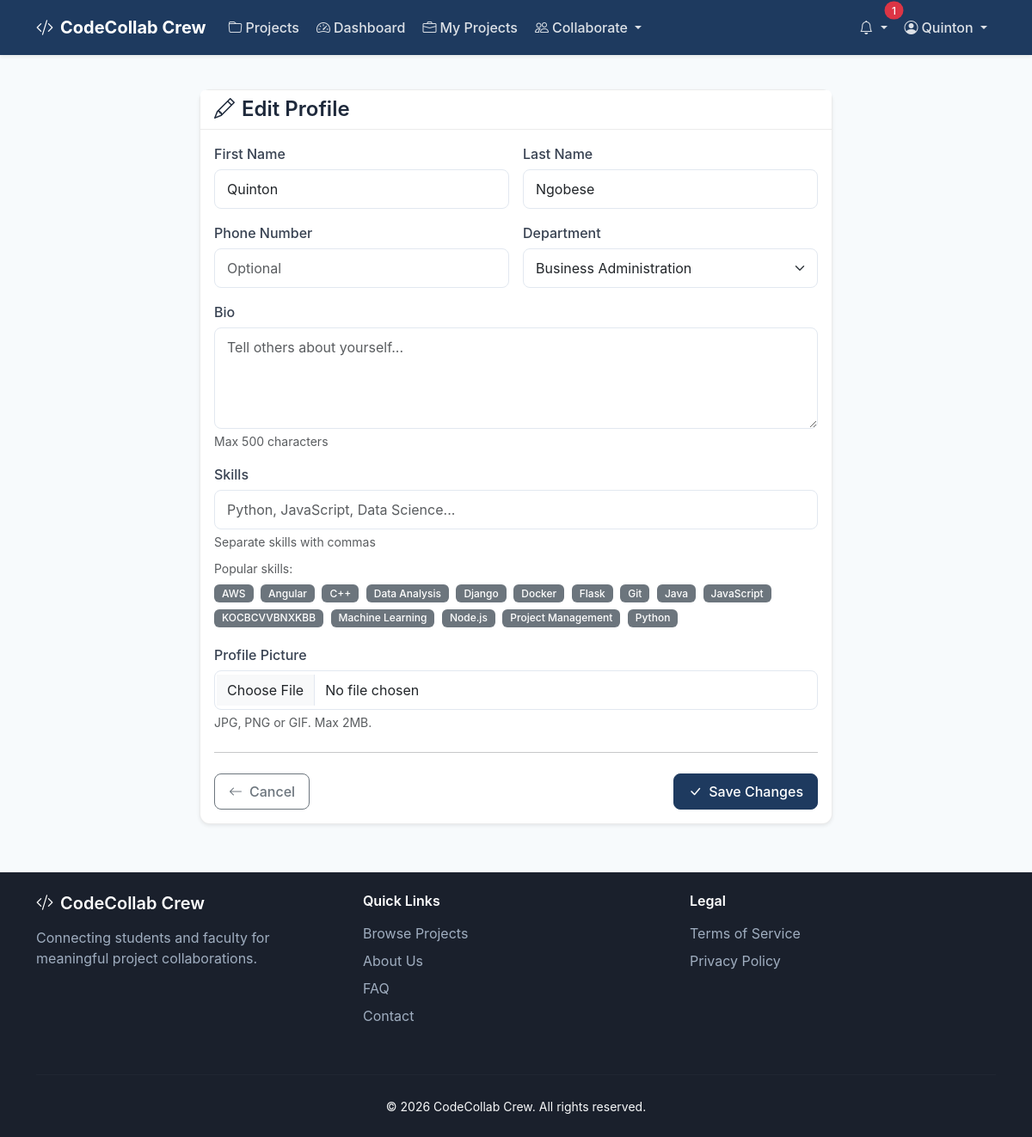
Page /dashboard/profile/edit (signed in) on the committed database.
### app/models.py (models this page shows, shortened)
class User(UserMixin, db.Model):
    __tablename__ = 'users'
    id = db.Column(db.Integer, primary_key=True)
    email = db.Column(db.String(120), unique=True, nullable=False, index=True)
    password_hash = db.Column(db.String(128), nullable=False)
    first_name = db.Column(db.String(50), nullable=False)
    last_name = db.Column(db.String(50), nullable=False)
    student_id = db.Column(db.String(20), unique=True, index=True)  # For students
    employee_id = db.Column(db.String(20), unique=True, index=True)  # For faculty
    phone = db.Column(db.String(20))
    bio = db.Column(db.Text)
    avatar = db.Column(db.Text)  # Stores base64 data URL for profile picture
    is_active = db.Column(db.Boolean, default=True)
    is_verified = db.Column(db.Boolean, default=False)
    availability_status = db.Column(db.String(20), default='available')  # available, busy, away, offline
    last_seen = db.Column(db.DateTime, default=lambda: datetime.now(timezone.utc))
    created_at = db.Column(db.DateTime, default=lambda: datetime.now(timezone.utc))
    updated_at = db.Column(db.DateTime, default=lambda: datetime.now(timezone.utc), onupdate=lambda: datetime.now(timezone.utc))
    last_login = db.Column(db.DateTime)
    department_id = db.Column(db.Integer, db.ForeignKey('departments.id'))
    roles = db.relationship('Role', secondary=user_roles, backref=db.backref('users', lazy='dynamic'))
    skills = db.relationship('Skill', secondary=user_skills, backref=db.backref('users', lazy='dynamic'))
    owned_projects = db.relationship('Project', backref='owner', lazy='dynamic', foreign_keys='Project.owner_id')
    applications = db.relationship('ProjectApplication', backref='applicant', lazy='dynamic', foreign_keys='ProjectApplication.user_id')
    memberships = db.relationship('ProjectMember', backref='user', lazy='dynamic')
    contributions = db.relationship('Contribution', backref='contributor', lazy='dynamic')
    notifications = db.relationship('Notification', backref='user', lazy='dynamic', foreign_keys='Notification.user_id')
    def has_role(self, role_name):
        return any(role.name == role_name for role in self.roles)
    @property
    def is_lecturer(self):
        return self.has_role('lecturer')
    @property
    def is_student(self):
        return self.has_role('student')
    def get_unread_notifications_count(self):
        return Notification.query.filter_by(user_id=self.id, is_read=False).count()

class Skill(db.Model):
    __tablename__ = 'skills'
    id = db.Column(db.Integer, primary_key=True)
    name = db.Column(db.String(50), unique=True, nullable=False)
    category = db.Column(db.String(50))

### app/routes/dashboard.py (the view, shortened to what this page needs)
@dashboard_bp.route('/profile/edit', methods=['GET', 'POST'])
@login_required
def edit_profile():
    form = ProfileForm(obj=current_user)
    departments = Department.query.order_by(Department.name).all()
    form.department.choices = [(0, 'Select Department')] + [(d.id, d.name) for d in departments]
    all_skills = Skill.query.order_by(Skill.name).all()
    if request.method == 'GET':
        form.department.data = current_user.department_id or 0
        form.skills.data = ', '.join([s.name for s in current_user.skills])
    return render_template('dashboard/edit_profile.html',
                         form=form,
                         all_skills=all_skills)

### app/forms.py
class ProfileForm(FlaskForm):
    first_name = StringField('First Name', validators=[
        DataRequired(message='First name is required'),
        Length(min=2, max=50)
    ])
    last_name = StringField('Last Name', validators=[
        DataRequired(message='Last name is required'),
        Length(min=2, max=50)
    ])
    phone = StringField('Phone Number', validators=[
        Optional(),
        Length(max=20)
    ])
    bio = TextAreaField('Bio', validators=[
        Optional(),
        Length(max=500)
    ])
    department = SelectField('Department', coerce=int, validators=[Optional()])
    skills = StringField('Skills (comma-separated)', validators=[Optional()])
    avatar = FileField('Profile Picture', validators=[
        FileAllowed(['jpg', 'jpeg', 'png', 'gif'], 'Images only!')
    ])

### app/models.py (called while the page is built)
@login_manager.user_loader
def load_user(user_id):
    return User.query.get(int(user_id))

### app/templates/dashboard/edit_profile.html (shortened to what this page needs)
{% extends "base.html" %}
{% block content %}
<div class="container py-4">
    <div class="row justify-content-center">
        <div class="col-lg-8">
            <div class="card">
                <div class="card-header">
                    <h4 class="mb-0"><i class="bi bi-pencil me-2"></i>Edit Profile</h4>
                </div>
                <div class="card-body">
                    <form method="POST" enctype="multipart/form-data">
                        <div class="row g-3">
                            <div class="col-md-6">
                                <label for="first_name" class="form-label">First Name</label>
                                {{ form.first_name(class="form-control" + (" is-invalid" if form.first_name.errors else "")) }}
                            </div>
                            <div class="col-md-6">
                                <label for="last_name" class="form-label">Last Name</label>
                                {{ form.last_name(class="form-control" + (" is-invalid" if form.last_name.errors else "")) }}
                            </div>
                            <div class="col-md-6">
                                <label for="phone" class="form-label">Phone Number</label>
                                {{ form.phone(class="form-control" + (" is-invalid" if form.phone.errors else ""), placeholder="Optional") }}
                            </div>
                            <div class="col-md-6">
                                <label for="department" class="form-label">Department</label>
                                {{ form.department(class="form-select" + (" is-invalid" if form.department.errors else "")) }}
                            </div>
                            <div class="col-12">
                                <label for="bio" class="form-label">Bio</label>
                                {{ form.bio(class="form-control" + (" is-invalid" if form.bio.errors else ""), rows="4", placeholder="Tell others about yourself...") }}
                                <div class="form-text">Max 500 characters</div>
                            </div>
                            <div class="col-12">
                                <label for="skills" class="form-label">Skills</label>
                                {{ form.skills(class="form-control" + (" is-invalid" if form.skills.errors else ""), placeholder="Python, JavaScript, Data Science...") }}
                                <div class="form-text">Separate skills with commas</div>
                                {% if all_skills %}
                                <div class="mt-2">
                                    <small class="text-muted">Popular skills:</small>
                                    <div class="mt-1">
                                        {% for skill in all_skills[:15] %}
                                        <span class="badge bg-secondary skill-suggestion me-1 mb-1" style="cursor: pointer;" onclick="addSkill('{{ skill.name }}')">
                                            {{ skill.name }}
                                        </span>
                                        {% endfor %}
                                    </div>
                                </div>
                                {% endif %}
                            </div>
                            <div class="col-12">
                                <label for="avatar" class="form-label">Profile Picture</label>
                                {{ form.avatar(class="form-control" + (" is-invalid" if form.avatar.errors else "")) }}
                                <div class="form-text">JPG, PNG or GIF. Max 2MB.</div>
                            </div>
                        </div>
                        <hr class="my-4">
                        <div class="d-flex justify-content-between">
                            <a href="{{ url_for('dashboard.profile') }}" class="btn btn-outline-secondary">
                                <i class="bi bi-arrow-left me-2"></i>Cancel
                            </a>
                            <button type="submit" class="btn btn-primary">
                                <i class="bi bi-check-lg me-2"></i>Save Changes
                            </button>
                        </div>
                    </form>
                </div>
            </div>
        </div>
    </div>
</div>
{% endblock %}

### app/templates/base.html (shortened to what this page needs)
<!DOCTYPE html>
<html lang="en">
<head>
    <link href="https://cdn.jsdelivr.net/npm/bootstrap@5.3.2/dist/css/bootstrap.min.css" rel="stylesheet">
    <link href="https://cdn.jsdelivr.net/npm/bootstrap-icons@1.11.1/font/bootstrap-icons.css" rel="stylesheet">
    <link href="{{ url_for('static', filename='css/main.css') }}" rel="stylesheet">
</head>
<body>
    <nav class="navbar navbar-expand-lg navbar-dark bg-primary sticky-top">
        <div class="container">
            <a class="navbar-brand fw-bold" href="{{ url_for('main.index') }}">
                <i class="bi bi-code-slash me-2"></i>CodeCollab Crew
            </a>
            <div class="collapse navbar-collapse" id="navbarNav">
                <ul class="navbar-nav me-auto">
                    <li class="nav-item">
                        <a class="nav-link" href="{{ url_for('projects.list_projects') }}">
                            <i class="bi bi-folder me-1"></i>Projects
                        </a>
                    </li>
                    {% if current_user.is_authenticated %}
                    <li class="nav-item">
                        <a class="nav-link" href="{{ url_for('dashboard.index') }}">
                            <i class="bi bi-speedometer2 me-1"></i>Dashboard
                        </a>
                    </li>
                    <li class="nav-item">
                        <a class="nav-link" href="{{ url_for('projects.my_projects') }}">
                            <i class="bi bi-briefcase me-1"></i>My Projects
                        </a>
                    </li>
                    <li class="nav-item dropdown">
                        <a class="nav-link dropdown-toggle" href="#" id="collabDropdown"
                           role="button" data-bs-toggle="dropdown" aria-expanded="false">
                            <i class="bi bi-people me-1"></i>Collaborate
                        </a>
                    </li>
                    {% endif %}
                </ul>
                <ul class="navbar-nav">
                    {% if current_user.is_authenticated %}
                    <li class="nav-item dropdown">
                        <a class="nav-link dropdown-toggle position-relative" href="#" id="notificationsDropdown"
                           role="button" data-bs-toggle="dropdown" aria-expanded="false">
                            <i class="bi bi-bell"></i>
                            {% set unread_count = current_user.get_unread_notifications_count() %}
                            {% if unread_count > 0 %}
                            <span class="position-absolute top-0 start-100 translate-middle badge rounded-pill bg-danger">
                                {{ unread_count if unread_count < 100 else '99+' }}
                            </span>
                            {% endif %}
                        </a>
                    </li>
                    <li class="nav-item dropdown">
                        <a class="nav-link dropdown-toggle" href="#" id="userDropdown"
                           role="button" data-bs-toggle="dropdown" aria-expanded="false">
                            <i class="bi bi-person-circle me-1"></i>{{ current_user.first_name }}
                        </a>
                    </li>
                    {% endif %}
                </ul>
            </div>
        </div>
    </nav>
    <main class="main-content">
        {% block content %}{% endblock %}
    </main>
    <footer class="footer mt-auto py-4 bg-dark text-light">
        <div class="container">
            <div class="row">
                <div class="col-md-4 mb-3">
                    <h5><i class="bi bi-code-slash me-2"></i>CodeCollab Crew</h5>
                    <p>
                        Connecting students and faculty for meaningful project collaborations.
                    </p>
                </div>
                <div class="col-md-4 mb-3">
                    <h6>Quick Links</h6>
                    <ul class="list-unstyled">
                        <li><a href="{{ url_for('projects.list_projects') }}">Browse Projects</a></li>
                        <li><a href="{{ url_for('main.about') }}">About Us</a></li>
                        <li><a href="{{ url_for('main.faq') }}">FAQ</a></li>
                        <li><a href="{{ url_for('main.contact') }}">Contact</a></li>
                    </ul>
                </div>
                <div class="col-md-4 mb-3">
                    <h6>Legal</h6>
                    <ul class="list-unstyled">
                        <li><a href="{{ url_for('main.terms') }}">Terms of Service</a></li>
                        <li><a href="{{ url_for('main.privacy') }}">Privacy Policy</a></li>
                    </ul>
                </div>
            </div>
            <hr>
            <div class="text-center">
                <small>&copy; {{ now.year }} CodeCollab Crew. All rights reserved.</small>
            </div>
        </div>
    </footer>
</body>
</html>

### app/static/css/main.css (style rules this page uses)
:root { --primary-color: #1e3a5f; --primary-dark: #152a45; --primary-light: #2c5282; --secondary-color: #4a5568; --success-color: #38a169; --warning-color: #d69e2e; --danger-color: #e53e3e; --info-color: #3182ce; --light-bg: #f7fafc; --dark-bg: #1a202c; --card-shadow: 0 0.125rem 0.25rem rgba(0, 0, 0, 0.075); --card-shadow-hover: 0 0.5rem 1rem rgba(0, 0, 0, 0.15); --transition-fast: 150ms ease; --transition-normal: 300ms ease; --footer-link-color: #a0aec0; --footer-link-hover: #ffffff; }
body { font-family: 'Inter', -apple-system, BlinkMacSystemFont, 'Segoe UI', Roboto, Oxygen, Ubuntu, sans-serif; background-color: var(--light-bg); min-height: 100vh; display: flex; flex-direction: column; }
.main-content { flex: 1; padding-bottom: 2rem; }
h1, h2, h3, h4, h5, h6 { font-weight: 600; color: #1e293b; }
.navbar { box-shadow: var(--card-shadow); }
.navbar-brand { font-size: 1.25rem; }
.nav-link { font-weight: 500; transition: color var(--transition-fast); }
.card { border: none; border-radius: 12px; box-shadow: var(--card-shadow); transition: box-shadow var(--transition-normal), transform var(--transition-normal); }
.card-header { background-color: transparent; border-bottom: 1px solid #e2e8f0; font-weight: 600; }
.badge { font-weight: 500; padding: 0.375em 0.75em; }
.btn { font-weight: 500; border-radius: 8px; padding: 0.5rem 1rem; transition: all var(--transition-fast); }
.btn-primary { background-color: var(--primary-color); border-color: var(--primary-color); }
.form-control, .form-select { border-radius: 8px; border-color: #e2e8f0; padding: 0.625rem 0.875rem; transition: border-color var(--transition-fast), box-shadow var(--transition-fast); }
.form-label { font-weight: 500; color: #374151; margin-bottom: 0.375rem; }
.footer { background-color: var(--dark-bg) !important; }
.footer h5, .footer h6 { color: #ffffff; font-weight: 600; margin-bottom: 1rem; }
.footer p { color: var(--footer-link-color); }
.footer a { color: var(--footer-link-color); text-decoration: none; transition: color var(--transition-fast); }
.footer ul li { margin-bottom: 0.5rem; }
.footer hr { border-color: rgba(255, 255, 255, 0.1); margin: 1.5rem 0; }
.navbar { padding: 0.75rem 0; background-color: var(--primary-color) !important; }
.navbar.bg-primary { background-color: var(--primary-color) !important; }
.bg-primary { background-color: var(--primary-color) !important; }
.btn-primary { background-color: var(--primary-color) !important; border-color: var(--primary-color) !important; }
.navbar .nav-link { color: rgba(255, 255, 255, 0.85) !important; padding: 0.5rem 1rem; border-radius: 4px; margin: 0 0.125rem; }
.card { border: 1px solid rgba(0, 0, 0, 0.08); }
.card-header { background-color: #ffffff; border-bottom: 1px solid rgba(0, 0, 0, 0.08); }
a { color: var(--primary-color); text-decoration: none; }

### rows in the picture
User: first_name "Quinton", last_name "Ngobese", department "Business Administration"
Skill: name "AWS"
Skill: name "Angular"
Skill: name "C++"
Skill: name "Data Analysis"
Skill: name "Django"
Skill: name "Docker"
Skill: name "Flask"
Skill: name "Git"
Skill: name "Java"
Skill: name "JavaScript"
Skill: name "KOCBCVVBNXKBB"
Skill: name "Machine Learning"
Skill: name "Node.js"
Skill: name "Project Management"
Skill: name "Python"

### other values in the picture
{{ unread_count if unread_count < 100 else '99+' }} "1"
